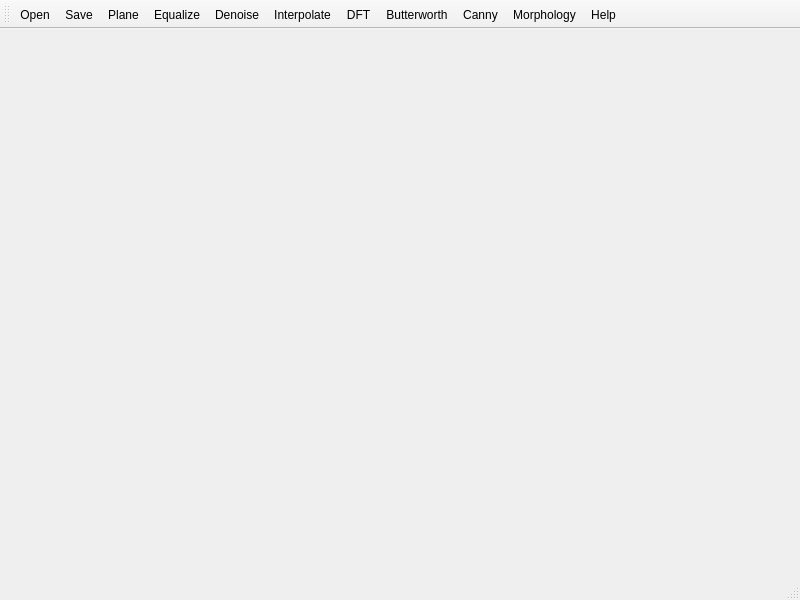
<?xml version="1.0" encoding="UTF-8"?>
<ui version="4.0">
 <class>MainWindow</class>
 <widget class="QMainWindow" name="MainWindow">
  <property name="geometry">
   <rect>
    <x>0</x>
    <y>0</y>
    <width>800</width>
    <height>600</height>
   </rect>
  </property>
  <property name="windowTitle">
   <string notr="true">YAIPT!</string>
  </property>
  <property name="windowIcon">
   <iconset>
    <normaloff>images/yaipt.png</normaloff>images/yaipt.png</iconset>
  </property>
  <widget class="QWidget" name="centralwidget">
   <layout class="QHBoxLayout" name="horizontalLayout">
    <property name="sizeConstraint">
     <enum>QLayout::SetMaximumSize</enum>
    </property>
    <item>
     <layout class="QVBoxLayout" name="verticalLayout1">
      <property name="sizeConstraint">
       <enum>QLayout::SetMaximumSize</enum>
      </property>
     </layout>
    </item>
    <item>
     <layout class="QVBoxLayout" name="verticalLayout2">
      <property name="sizeConstraint">
       <enum>QLayout::SetMaximumSize</enum>
      </property>
     </layout>
    </item>
   </layout>
  </widget>
  <widget class="QMenuBar" name="menubar">
   <property name="geometry">
    <rect>
     <x>0</x>
     <y>0</y>
     <width>800</width>
     <height>27</height>
    </rect>
   </property>
  </widget>
  <widget class="QToolBar" name="toolbar">
   <property name="windowTitle">
    <string notr="true"/>
   </property>
   <property name="toolButtonStyle">
    <enum>Qt::ToolButtonTextOnly</enum>
   </property>
   <attribute name="toolBarArea">
    <enum>TopToolBarArea</enum>
   </attribute>
   <attribute name="toolBarBreak">
    <bool>false</bool>
   </attribute>
   <addaction name="actionOpen"/>
   <addaction name="actionSave"/>
   <addaction name="actionPlane"/>
   <addaction name="actionEqualize"/>
   <addaction name="actionDenoise"/>
   <addaction name="actionInterpolate"/>
   <addaction name="actionDFT"/>
   <addaction name="actionButterworth"/>
   <addaction name="actionCanny"/>
   <addaction name="actionMorphology"/>
   <addaction name="actionHelp"/>
  </widget>
  <widget class="QStatusBar" name="statusbar"/>
  <action name="actionOpen">
   <property name="text">
    <string notr="true">Open</string>
   </property>
  </action>
  <action name="actionDFT">
   <property name="text">
    <string notr="true">DFT</string>
   </property>
  </action>
  <action name="actionHelp">
   <property name="text">
    <string notr="true">Help</string>
   </property>
  </action>
  <action name="actionSave">
   <property name="text">
    <string notr="true">Save</string>
   </property>
  </action>
  <action name="actionPlane">
   <property name="text">
    <string notr="true">Plane</string>
   </property>
  </action>
  <action name="actionEqualize">
   <property name="text">
    <string notr="true">Equalize</string>
   </property>
  </action>
  <action name="actionDenoise">
   <property name="text">
    <string notr="true">Denoise</string>
   </property>
  </action>
  <action name="actionInterpolate">
   <property name="text">
    <string notr="true">Interpolate</string>
   </property>
  </action>
  <action name="actionButterworth">
   <property name="text">
    <string notr="true">Butterworth</string>
   </property>
  </action>
  <action name="actionCanny">
   <property name="text">
    <string notr="true">Canny</string>
   </property>
  </action>
  <action name="actionMorphology">
   <property name="text">
    <string notr="true">Morphology</string>
   </property>
  </action>
 </widget>
 <resources/>
 <connections/>
</ui>
